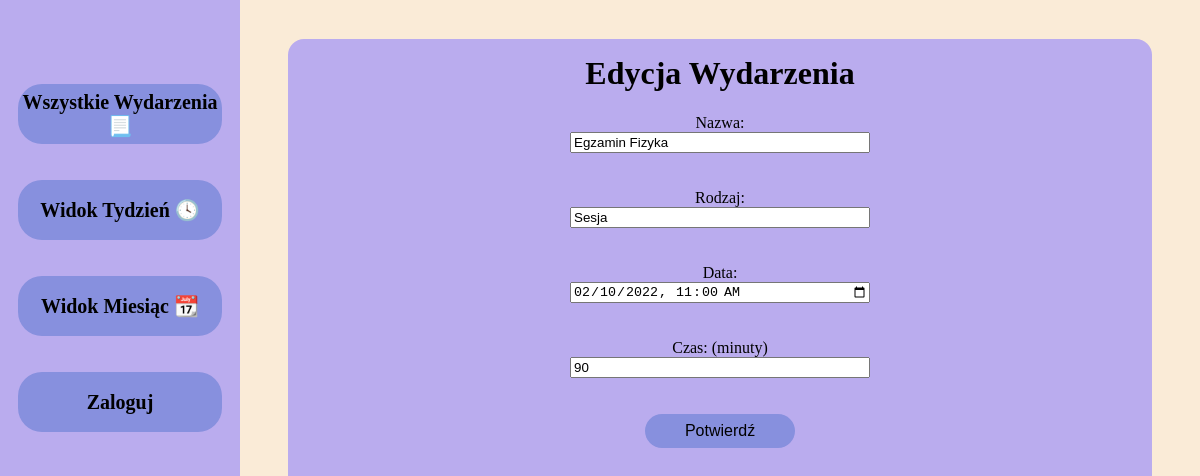
Page /event_edit.php?id=3 on the committed database.
### tables this page shows
CREATE TABLE event 
                (id integer primary key autoincrement, 
                name char(200), 
                type char(200), 
                day int(2), 
                month int(2), 
                year int(4), 
                hour int(2), 
                minutes int(4), 
                time int(100)
                );

### event_edit.php (the view, shortened to what this page needs)
<?php include "./templates/_top.php"; ?>
<div id="content">
    <div id="tab">
        <h1>Edycja Wydarzenia</h1>
        <form action='./scripts/edit_script.php' method='post'>
            <?php
            function add_zero($x)
            {
                if (strlen($x) == 1) return '0' . $x;
                else return $x;
            }
            $id = $_GET['id'];
            $db = new SQLite3('./src/database.db');
            $sql = "SELECT * FROM event WHERE id='$id'";
            $result = $db->query($sql);
            $r = $result->fetchArray();
            $date = $r['year'] . '-' . add_zero($r['month']) . '-' . add_zero($r['day']) . 'T' . add_zero($r['hour']) . ':' . add_zero($r['minutes']);
            echo "Nazwa: <br>";
            echo "<input name='name' type='text' value='$r[name]'><br><br>";
            echo "Rodzaj: <br>";
            echo "<input name='type' type='text' value='$r[type]'><br><br>";
            echo "Data: <br>";
            echo "<input name='date' type='datetime-local' value='$date'><br><br>";
            echo "Czas: (minuty)<br>";
            echo "<input name='time' type='numer' value='$r[time]'><br><br>";
            ?>
            <input type="submit" value="Potwierdź">
        </form>
    </div>
</div>
<?php include "./templates/_bottom.php"; ?>

### src/style.css (style rules this page uses)
body { background-color: antiquewhite; }
form { display: block; margin: 0 auto; width: 300px; }
input, textarea, select { box-sizing: border-box; display: block; margin: 0 auto; width: 100%; }
input[type=submit] { background-color: rgb(135, 144, 222); border-radius: 24px; border: 0px; color: black; cursor: pointer; font-size: 16px; margin: auto; padding: 8px 16px; text-decoration: none; width: 50%; }
#content { height: 100%; left: 20%; margin: 0; position: absolute; top: 0; width: 80%; }
#tab { background-color: #baacee; border-radius: 16px; height: 90%; margin-left: auto; margin-right: auto; text-align: center; transform: translateY(2.5%); width: 90%; }
h1, h2 { padding-top: 16px; }

### rows in the picture
event: name "Egzamin Fizyka", type "Sesja", date "02/10/2022 11:00", time "90"
